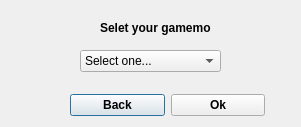
<?xml version="1.0" encoding="UTF-8"?>
<ui version="4.0">
 <class>selectGameMode</class>
 <widget class="QDialog" name="selectGameMode">
  <property name="geometry">
   <rect>
    <x>0</x>
    <y>0</y>
    <width>301</width>
    <height>127</height>
   </rect>
  </property>
  <property name="windowTitle">
   <string>Dialog</string>
  </property>
  <widget class="QComboBox" name="comboBox">
   <property name="geometry">
    <rect>
     <x>80</x>
     <y>50</y>
     <width>141</width>
     <height>22</height>
    </rect>
   </property>
   <item>
    <property name="text">
     <string>Select one...</string>
    </property>
   </item>
   <item>
    <property name="text">
     <string>Player vs A.I</string>
    </property>
   </item>
   <item>
    <property name="text">
     <string>Player vs. Player</string>
    </property>
   </item>
  </widget>
  <widget class="QLabel" name="label">
   <property name="geometry">
    <rect>
     <x>100</x>
     <y>20</y>
     <width>111</width>
     <height>16</height>
    </rect>
   </property>
   <property name="font">
    <font>
     <weight>75</weight>
     <bold>true</bold>
    </font>
   </property>
   <property name="text">
    <string>Selet your gamemode </string>
   </property>
  </widget>
  <widget class="QWidget" name="layoutWidget">
   <property name="geometry">
    <rect>
     <x>70</x>
     <y>90</y>
     <width>195</width>
     <height>30</height>
    </rect>
   </property>
   <layout class="QHBoxLayout" name="horizontalLayout">
    <item>
     <widget class="QPushButton" name="BackButton">
      <property name="font">
       <font>
        <weight>75</weight>
        <bold>true</bold>
       </font>
      </property>
      <property name="text">
       <string>Back</string>
      </property>
     </widget>
    </item>
    <item>
     <widget class="QPushButton" name="okButton">
      <property name="font">
       <font>
        <weight>75</weight>
        <bold>true</bold>
       </font>
      </property>
      <property name="text">
       <string>Ok</string>
      </property>
     </widget>
    </item>
   </layout>
  </widget>
 </widget>
 <resources/>
 <connections/>
</ui>
